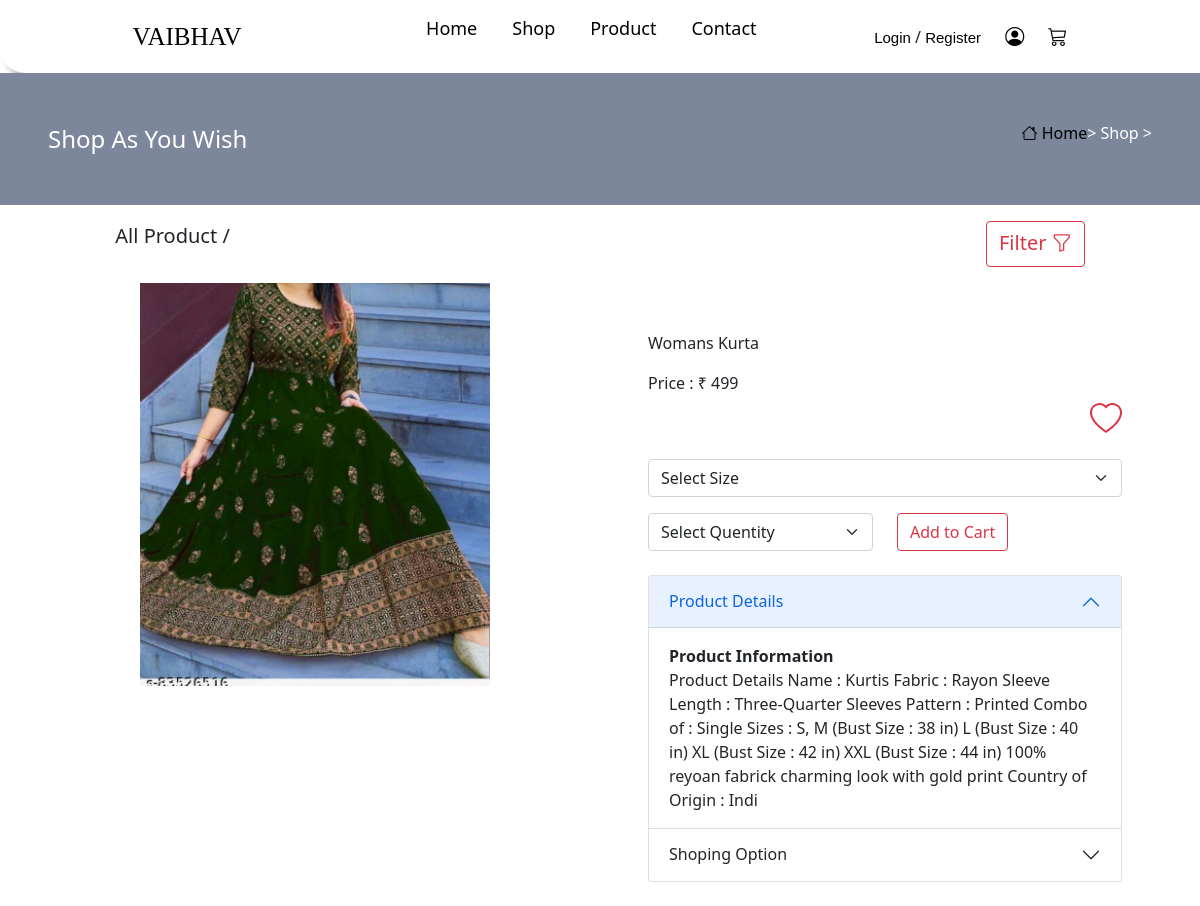
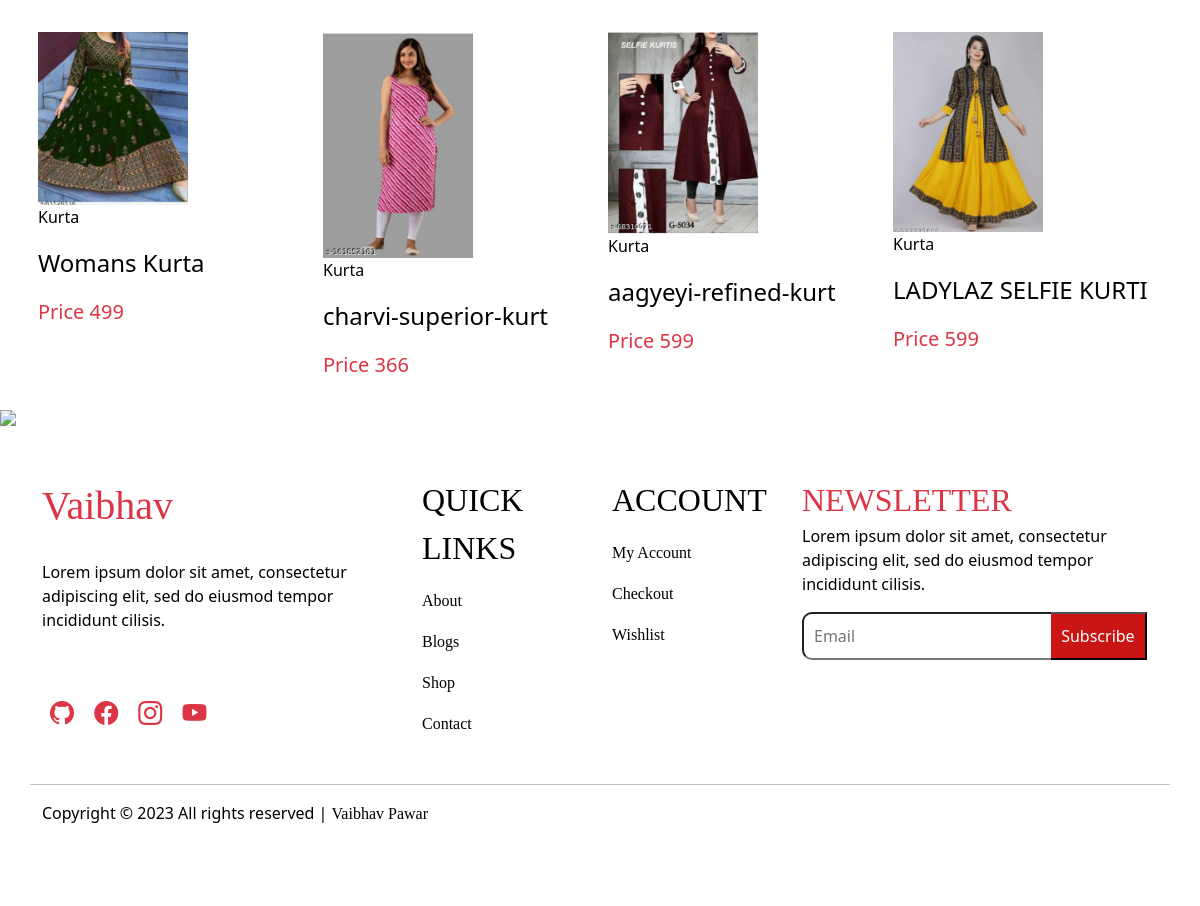
Screenshot of /Buy.php?ids=52 with the database file from the repository (2 pictures, top to bottom).
### tables this page shows
CREATE TABLE `product` (
  `ID` int(15) NOT NULL,
  `category` varchar(255) NOT NULL,
  `sub_category` varchar(255) NOT NULL,
  `Pro_category` varchar(255) NOT NULL,
  `count` varchar(255) NOT NULL,
  `product_name` varchar(255) NOT NULL,
  `product_price` varchar(255) NOT NULL,
  `product_slug` varchar(255) NOT NULL,
  `info` varchar(5255) NOT NULL,
  `product_id` varchar(5255) NOT NULL,
  `file` varchar(566) NOT NULL,
  `Date` date NOT NULL DEFAULT current_timestamp()
);

### Buy.php (the view, shortened to what this page needs)
<?php
include 'DB.php';
?>
<!doctype html>
<html lang="en">
<head>
    <link href="https://cdn.jsdelivr.net/npm/bootstrap@5.0.2/dist/css/bootstrap.min.css" rel="stylesheet">
    <link rel="stylesheet" href="CSS/Nav.css">
    <link rel="stylesheet" href="CSS/index.css">
    <link rel="stylesheet" href="https://cdn.jsdelivr.net/npm/bootstrap-icons@1.10.4/font/bootstrap-icons.css">
</head>
<body>
    <?php include 'Navbar.php' ?>
    <div class="conatiner-fluid p-5 page">
        <div class="row justify-content-center">
            <div class="col-md-6 d-flex justify-content-end order-lg-2 pb-2  ">
                <a href="index.html"><i class="bi bi-house"></i> Home</a> > Shop >
            </div>
            <div class="col-md-6 fs-4 order-lg-1">
                Shop As You Wish
            </div>
        </div>
    </div>
    <div class="conatiner">
        <div class="row justify-content-center p-3">
            <div class="col-md-5">
                <p class="fs-5">All Product / </p>
            </div>
            <div class="col-md-5 d-flex justify-content-end">
                <a class="btn btn-outline-danger fs-5" data-bs-toggle="collapse" href="#collapseExample" role="button" aria-expanded="false" aria-controls="collapseExample">
                    Filter <i class="bi bi-funnel"></i>
                </a>
            </div>
        </div>
    </div>
    <div class="container">
        <div class="row justify-content-center">
            <?php
            $ID_S = $_GET['ids'];
            $Women = "select * from product where ID = '$ID_S'";
            $chk_query = mysqli_query($con, $Women);
            while ($row = mysqli_fetch_assoc($chk_query)) {
                if ($Women) {
            ?>
                    <div class="col-md-6 text-center">
                        <img src="Admin/<?php echo $row['file'] ?>" class="img-fluid" width="350px" />
                    </div>
                    <div class="col-md-6 p-5">
                        <form action="Addto.php" method="POST">
                            <p><?php echo $row['product_name'] ?></p>
                            <p><span>Price : ₹ <?php echo $row['product_price'] ?> </span> <span class="text-danger fs-2 d-flex justify-content-end"><a href="" class="text-danger"><i class="bi bi-heart"></i></a></span></p>
                            <select class="form-select " name="size" aria-label="Default select example" required>
                                <option > Select Size</option>
                            </select>
                            <div class="row">
                                <div class="col-md-6">
                                    <select class="form-select   mt-3" name="quentity" aria-label="Default select example" required>
                                        <option > Select Quentity</option>
                                    </select>
                                </div>
                                <div class="col-md-6">
                                    <button type="submit" href="" name="add_cart" class="btn btn-outline-danger mt-3">Add to Cart</button>
                                </div>
                            </div>
                            <div class="accordion mt-4" id="accordionExample">
                                <div class="accordion-item">
                                    <h2 class="accordion-header" id="headingOne">
                                        <button class="accordion-button" type="button" data-bs-toggle="collapse" data-bs-target="#collapseOne" aria-expanded="true" aria-controls="collapseOne">
                                            Product Details
                                        </button>
                                    </h2>
                                    <div id="collapseOne" class="accordion-collapse collapse show" aria-labelledby="headingOne" data-bs-parent="#accordionExample">
                                        <div class="accordion-body">
                                            <strong>Product Information</strong>
                                            <br>
                                            <?php echo $row['info'] ?>
                                        </div>
                                    </div>
                                </div>
                                <div class="accordion-item">
                                    <h2 class="accordion-header" id="headingTwo">
                                        <button class="accordion-button collapsed" type="button" data-bs-toggle="collapse" data-bs-target="#collapseTwo" aria-expanded="false" aria-controls="collapseTwo">
                                            Shoping Option
                                        </button>
                                    </h2>
                                </div>
                            </div>
                        </form>
                    </div>
            <?php
                }
            }
            ?>
        </div>
    </div>
    <div class="container">
        <div class="row">
            <?php
            $ID_S = $_GET['ids'];
            $Women = "select * from product where ID = '$ID_S' ";
            $chk_query = mysqli_query($con, $Women);
            $row = mysqli_fetch_assoc($chk_query);
            $Pro_category = $row['Pro_category'];
            $category = $row['category'];
            $product = "select * from product where Pro_category = '$Pro_category' && category='$category' LIMIT 4";
            $chk_pro = mysqli_query($con, $product);
            while ($produc_row = mysqli_fetch_assoc($chk_pro)) {
                if ($product) {
            ?>
                    <div class="col-md-3 col-5 p-2">
                        <a href="Buy.php?ids=<?php echo $produc_row['ID'] ?>">
                            <img src="Admin/<?php echo $produc_row['file']  ?>" class="img-fluid" width="150px" height="240px" />
                            <p class="text-Dark "><?php echo $produc_row['Pro_category']  ?></p>
                            <p class="fs-4 text-Dark"><?php echo substr($produc_row['product_name'], 0, 20) ?></p>
                            <p class="fs-5 text-danger">Price <?php echo $produc_row['product_price']  ?> </p>
                        </a>
                    </div>
            <?php
                }
            }
            ?>
        </div>
    </div>
    <?php include 'footer.php'; ?>
</body>
</html>

### CSS/Nav.css (style rules this page uses)
a { text-decoration: none; }

### CSS/index.css (style rules this page uses)
a { color: #fff; }
.page { background-color: #7d879c; color: White; }

### Buy.php (style rules this page uses)
a { color: black; }

### rows the page displays
product: file (picture), product_name "Womans Kurta", product_price "499", info "Product Details Name : Kurtis Fabric : Rayon Sleeve Length : Three-Quarter Sleeves Pattern : Printed Combo of : Single Sizes : S, M (Bust Size : 38 in) L (Bust Size : 40 in) XL (Bust Size : 42 in) XXL (Bust Size : 44 in) 100% reyoan fabrick charming look with gold print Country of Origin : Indi", Pro_category "Kurta"
product: file (picture), Pro_category "Kurta", product_name "charvi-superior-kurt", product_price "366"
product: file (picture), Pro_category "Kurta", product_name "aagyeyi-refined-kurt", product_price "599"
product: file (picture), Pro_category "Kurta", product_name "LADYLAZ SELFIE KURTI", product_price "599"
